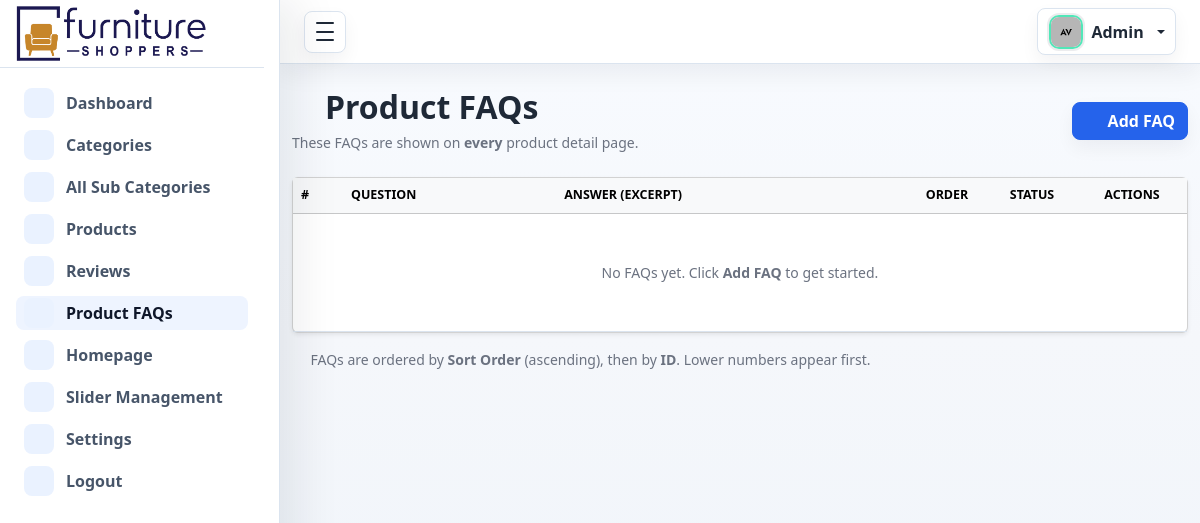
Page /admin_panel/product_faqs.php (signed in) on the earlier database version.
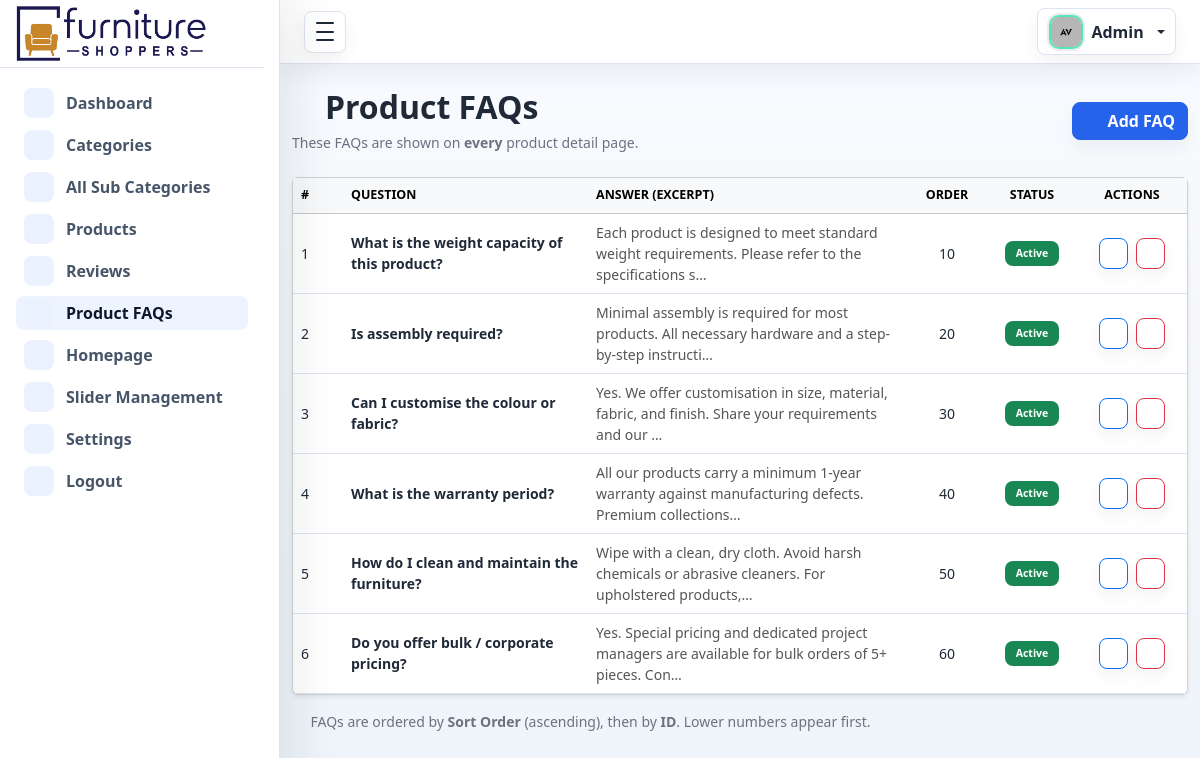
Same page on the later database version.
### tables this page shows
CREATE TABLE `product_faqs` (
  `id` int(10) UNSIGNED NOT NULL,
  `question` varchar(500) NOT NULL,
  `answer` text NOT NULL,
  `status` tinyint(1) NOT NULL DEFAULT 1 COMMENT '1=Active, 0=Inactive',
  `sort_order` smallint(6) NOT NULL DEFAULT 0,
  `created_at` datetime NOT NULL DEFAULT current_timestamp()
);

### admin_panel/product_faqs.php (the view, shortened to what this page needs)
<?php
if (isset($_SESSION['adminId'])) {
include './layouts/header.php';
$faqs = $pdo->query(
    "SELECT * FROM product_faqs ORDER BY sort_order ASC, id ASC"
)->fetchAll();
?>
<main>
<div class="container-fluid py-4">
  <div class="d-flex justify-content-between align-items-center mb-4 flex-wrap gap-2">
    <div>
      <h2 class="mb-0 fw-bold"><i class="bi bi-question-circle me-2 text-info"></i>Product FAQs</h2>
      <p class="text-muted small mb-0 mt-1">These FAQs are shown on <strong>every</strong> product detail page.</p>
    </div>
    <button class="btn btn-primary" data-bs-toggle="modal" data-bs-target="#faqModal">
      <i class="bi bi-plus-lg me-1"></i> Add FAQ
    </button>
  </div>
  <div class="card shadow-sm">
    <div class="card-body p-0">
      <div class="table-responsive">
        <table class="table table-hover align-middle mb-0 small">
          <thead class="table-light">
            <tr>
              <th style="width:50px;">#</th>
              <th>Question</th>
              <th>Answer (excerpt)</th>
              <th class="text-center" style="width:80px;">Order</th>
              <th class="text-center" style="width:90px;">Status</th>
              <th class="text-center" style="width:110px;">Actions</th>
            </tr>
          </thead>
          <tbody>
            <?php if (empty($faqs)): ?>
              <tr>
                <td colspan="6" class="text-center text-muted py-5">
                  No FAQs yet. Click <strong>Add FAQ</strong> to get started.
                </td>
              </tr>
            <?php else: ?>
              <?php foreach ($faqs as $fq): ?>
                <tr>
                  <td><?= $fq['id'] ?></td>
                  <td class="fw-semibold" style="max-width:280px;">
                    <?= htmlspecialchars(mb_strimwidth($fq['question'], 0, 90, '…')) ?>
                  </td>
                  <td style="max-width:360px;color:#555;">
                    <?= htmlspecialchars(mb_strimwidth($fq['answer'], 0, 100, '…')) ?>
                  </td>
                  <td class="text-center"><?= (int)$fq['sort_order'] ?></td>
                  <td class="text-center">
                    <a href="product_faqs.php?toggle_id=<?= $fq['id'] ?>"
                       class="badge <?= $fq['status'] ? 'bg-success' : 'bg-danger' ?> text-decoration-none">
                      <?= $fq['status'] ? 'Active' : 'Inactive' ?>
                    </a>
                  </td>
                  <td class="text-center">
                    <a href="product_faqs.php?edit_id=<?= $fq['id'] ?>"
                       class="btn btn-sm btn-outline-primary me-1" title="Edit">
                      <i class="bi bi-pencil"></i>
                    </a>
                    <a href="product_faqs.php?delete_id=<?= $fq['id'] ?>"
                       class="btn btn-sm btn-outline-danger"
                       onclick="return confirm('Delete this FAQ?')" title="Delete">
                      <i class="bi bi-trash"></i>
                    </a>
                  </td>
                </tr>
              <?php endforeach; ?>
            <?php endif; ?>
          </tbody>
        </table>
      </div>
    </div>
  </div>
  <p class="text-muted small mt-3">
    <i class="bi bi-info-circle me-1"></i>
    FAQs are ordered by <strong>Sort Order</strong> (ascending), then by <strong>ID</strong>. Lower numbers appear first.
  </p>
</div>
</main>
<?php
    include './layouts/footer.php';
} else {
    header('Location: index.php');
    exit;
}

### admin_panel/layouts/header.php (shortened to what this page needs)
<?php
$_adminCurrentPage = strtolower(basename($_SERVER['PHP_SELF']));
function _adminActive(array $pages): string
{
    global $_adminCurrentPage;
    return in_array($_adminCurrentPage, $pages, true) ? 'active' : '';
}
?>
<!DOCTYPE html>
<html lang="en">
<head>
    <link rel="stylesheet" href="./assets/css/bootstrap.min.css">
    <link rel="stylesheet" href="./assets/vendors/bootstrap-icons/bootstrap-icons.css">
    <link rel="stylesheet" href="./assets/css/style.css">
    <link href="https://cdn.datatables.net/v/dt/dt-3.0.0/datatables.min.css" rel="stylesheet">
    <link rel="stylesheet" href="https://cdn.datatables.net/buttons/3.0.2/css/buttons.dataTables.min.css">
    <link href="https://cdn.jsdelivr.net/npm/summernote@0.9.0/dist/summernote-lite.min.css" rel="stylesheet">
</head>
<body>
    <div class="admin-shell">
        <aside class="admin-sidebar" id="adminSidebar" aria-label="Main navigation">
            <div class="sidebar-header">
                <a class="brand-mark" href="index.php" aria-label="Furniture Shoppers Admin">
                    <img src="./assets/images/logo.jpeg" width="200" alt="">
                </a>
            </div>
            <nav class="sidebar-nav">
                <a class="nav-link <?= _adminActive(['index.php', 'admin_dashboard.php']) ?>" href="index.php">
                    <span class="nav-icon"><i class="bi bi-speedometer2" aria-hidden="true"></i></span>
                    <span class="nav-text">Dashboard</span>
                </a>
                <a class="nav-link <?= _adminActive(['categories.php']) ?>" href="categories.php">
                    <span class="nav-icon"><i class="bi bi-grid" aria-hidden="true"></i></span>
                    <span class="nav-text">Categories</span>
                </a>
                <a class="nav-link <?= _adminActive(['all_sub_categories.php']) ?>" href="all_sub_categories.php">
                    <span class="nav-icon"><i class="bi bi-diagram-3" aria-hidden="true"></i></span>
                    <span class="nav-text">All Sub Categories</span>
                </a>
                <a class="nav-link <?= _adminActive(['products.php', 'products_forms.php', 'save_product.php']) ?>" href="products.php">
                    <span class="nav-icon"><i class="bi bi-box-seam" aria-hidden="true"></i></span>
                    <span class="nav-text">Products</span>
                </a>
                <a class="nav-link <?= _adminActive(['product_reviews.php', 'save_review.php']) ?>" href="product_reviews.php">
                    <span class="nav-icon"><i class="bi bi-star-half" aria-hidden="true"></i></span>
                    <span class="nav-text">Reviews</span>
                </a>
                <a class="nav-link <?= _adminActive(['product_faqs.php', 'save_faq.php']) ?>" href="product_faqs.php">
                    <span class="nav-icon"><i class="bi bi-question-circle" aria-hidden="true"></i></span>
                    <span class="nav-text">Product FAQs</span>
                </a>
                <a class="nav-link <?= _adminActive(['homepage.php']) ?>" href="homepage.php">
                    <span class="nav-icon"><i class="bi bi-house-door" aria-hidden="true"></i></span>
                    <span class="nav-text">Homepage</span>
                </a>
                <a class="nav-link <?= _adminActive(['slider_management.php']) ?>" href="slider_management.php">
                    <span class="nav-icon"><i class="bi bi-image" aria-hidden="true"></i></span>
                    <span class="nav-text">Slider Management</span>
                </a>
                <a class="nav-link <?= _adminActive(['settings.php']) ?>" href="settings.php">
                    <span class="nav-icon"><i class="bi bi-gear" aria-hidden="true"></i></span>
                    <span class="nav-text">Settings</span>
                </a>
                <a class="nav-link <?= _adminActive(['logout.php']) ?>" href="logout.php">
                    <span class="nav-icon"><i class="bi bi-box-arrow-right" aria-hidden="true"></i></span>
                    <span class="nav-text">Logout</span>
                </a>
            </nav>
        </aside>
        <div class="admin-main">
            <nav class="navbar admin-navbar navbar-expand bg-white">
                <div class="container-fluid px-3 px-lg-4">
                    <button class="sidebar-toggle" type="button" data-sidebar-toggle aria-controls="adminSidebar" aria-expanded="true" aria-label="Toggle sidebar">
                        <span></span>
                        <span></span>
                        <span></span>
                    </button>
                    <div class="navbar-actions ms-auto">
                        <div class="dropdown">
                            <button class="profile-button dropdown-toggle" type="button" data-bs-toggle="dropdown" aria-expanded="false">
                                <img class="avatar-img avatar-sm" src="./assets/images/avatar/avatar.jpg" alt="Admin">
                                <span class="profile-name d-none d-sm-inline"><?= htmlspecialchars($_SESSION['adminName'] ?? 'Admin') ?></span>
                            </button>
                        </div>
                    </div>
                </div>
            </nav>

### admin_panel/layouts/footer.php (shortened to what this page needs)
</div>
</div>
</body>
</html>

Differences in the rows shown:
added product_faqs: id "1", question "What is the weight capacity of this product?", answer "Each product is designed to meet standard weight requirements. Please refer to the specifications s…", sort_order "10", status "Active"
added product_faqs: id "2", question "Is assembly required?", answer "Minimal assembly is required for most products. All necessary hardware and a step-by-step instructi…", sort_order "20", status "Active"
added product_faqs: id "3", question "Can I customise the colour or fabric?", answer "Yes. We offer customisation in size, material, fabric, and finish. Share your requirements and our …", sort_order "30", status "Active"
added product_faqs: id "4", question "What is the warranty period?", answer "All our products carry a minimum 1-year warranty against manufacturing defects. Premium collections…", sort_order "40", status "Active"
added product_faqs: id "5", question "How do I clean and maintain the furniture?", answer "Wipe with a clean, dry cloth. Avoid harsh chemicals or abrasive cleaners. For upholstered products,…", sort_order "50", status "Active"
added product_faqs: id "6", question "Do you offer bulk / corporate pricing?", answer "Yes. Special pricing and dedicated project managers are available for bulk orders of 5+ pieces. Con…", sort_order "60", status "Active"
Other differences:
text no longer shown: "No FAQs yet. Click Add FAQ to get started."
